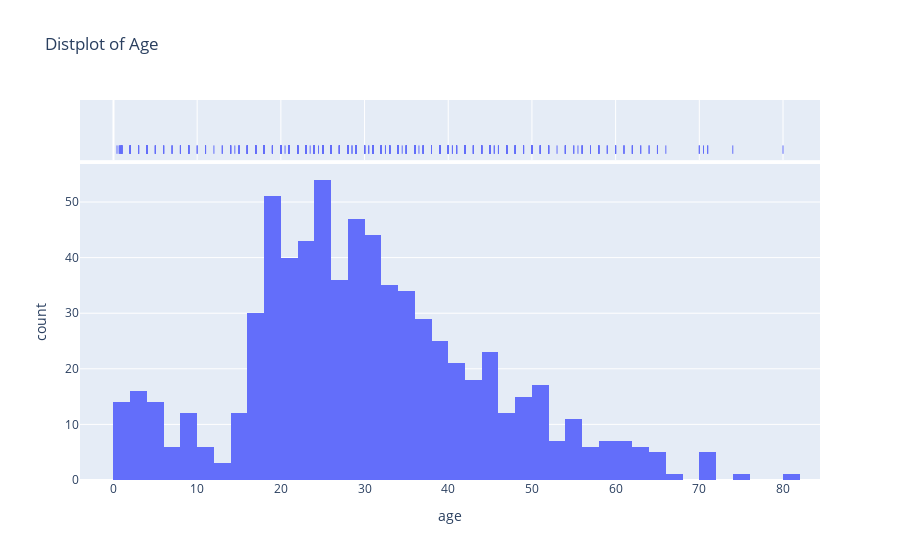

The notebook cell saved with this chart:
### Code cell
#Q5


'''
 Distplot : In Plotly Express, the `distplot` functionality is available as part of the `px.histogram` function. 
The `distplot` in Seaborn combines both a histogram and a kernel density estimation (KDE) plot, 
and in Plotly Express, you can achieve similar functionality by creating a histogram with an overlaid KDE curve.
'''
import seaborn as sns
import plotly.express as px

titanic_data = sns.load_dataset("titanic")

px.histogram(titanic_data, x="age", marginal="rug", title="Distplot of Age")

### Figure 1 — Plotly figure (JSON) as saved in the notebook; plotly's stock layout.template omitted (floating-point values rounded to 4 significant figures; data arrays with more than 128 entries replaced by an {"elided": "..."} marker saying what was removed)
{"data": [{"alignmentgroup": "True", "bingroup": "x", "hovertemplate": "age=%{x}<br>count=%{y}<extra></extra>", "legendgroup": "", "marker": {"color": "#636efa", "pattern": {"shape": ""}}, "name": "", "offsetgroup": "", "orientation": "v", "showlegend": false, "type": "histogram", "x": {"elided": "891 float values"}, "xaxis": "x", "yaxis": "y"}, {"alignmentgroup": "True", "boxpoints": "all", "fillcolor": "rgba(255,255,255,0)", "hoveron": "points", "hovertemplate": "age=%{x}<extra></extra>", "jitter": 0, "legendgroup": "", "line": {"color": "rgba(255,255,255,0)"}, "marker": {"color": "#636efa", "symbol": "line-ns-open"}, "name": "", "offsetgroup": "", "showlegend": false, "type": "box", "x": {"elided": "891 float values"}, "xaxis": "x2", "yaxis": "y2"}], "layout": {"autosize": true, "barmode": "relative", "legend": {"tracegroupgap": 0}, "title": {"text": "Distplot of Age"}, "xaxis": {"anchor": "y", "autorange": true, "domain": [0, 1], "range": [-4.001, 84.42], "title": {"text": "age"}, "type": "linear"}, "xaxis2": {"anchor": "y2", "autorange": true, "domain": [0, 1], "matches": "x", "range": [-4.001, 84.42], "showgrid": true, "showticklabels": false, "type": "linear"}, "yaxis": {"anchor": "x", "autorange": true, "domain": [0, 0.8316], "range": [0, 56.84], "title": {"text": "count"}}, "yaxis2": {"anchor": "x2", "autorange": true, "domain": [0.8416, 1], "matches": "y2", "range": [-0.6176, 0.5], "showgrid": false, "showline": false, "showticklabels": false, "ticks": "", "type": "category"}}}
